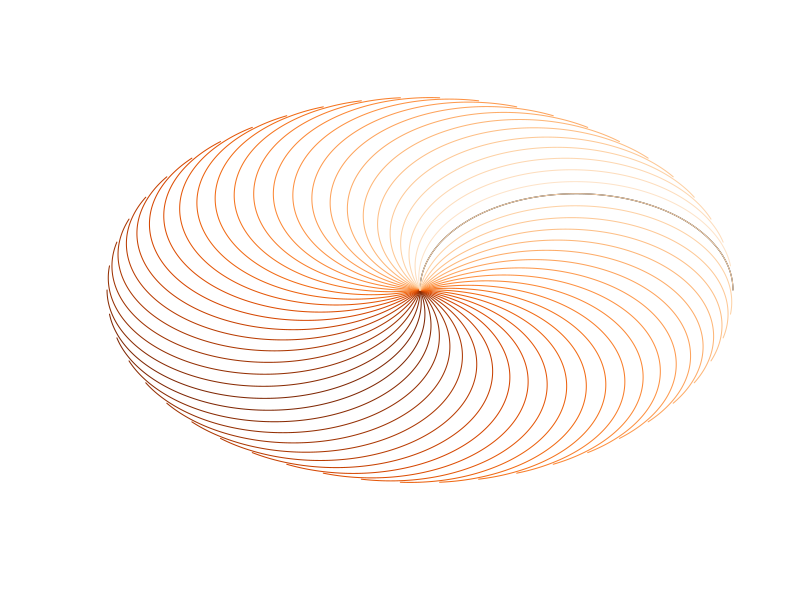
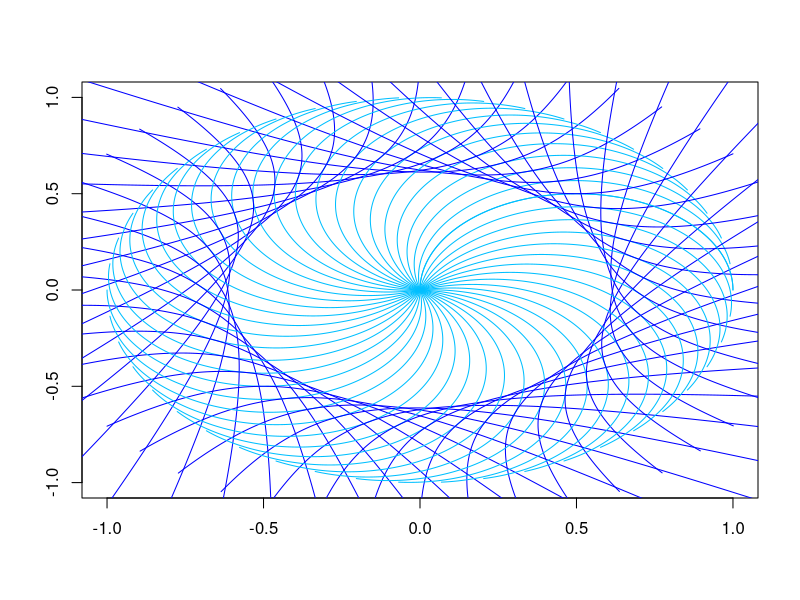
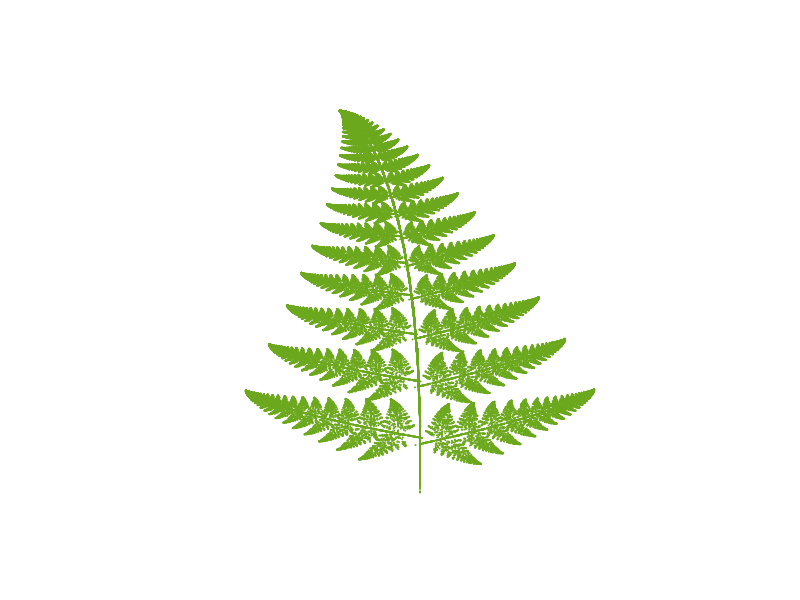
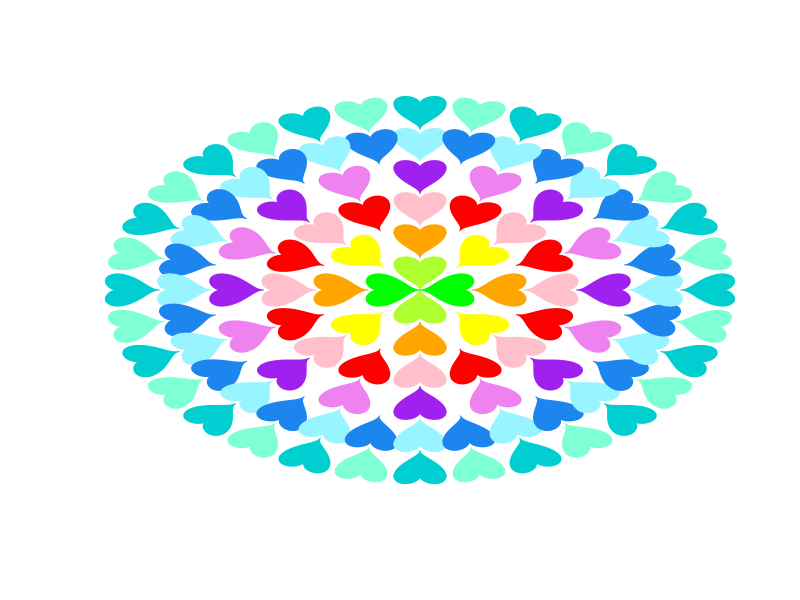
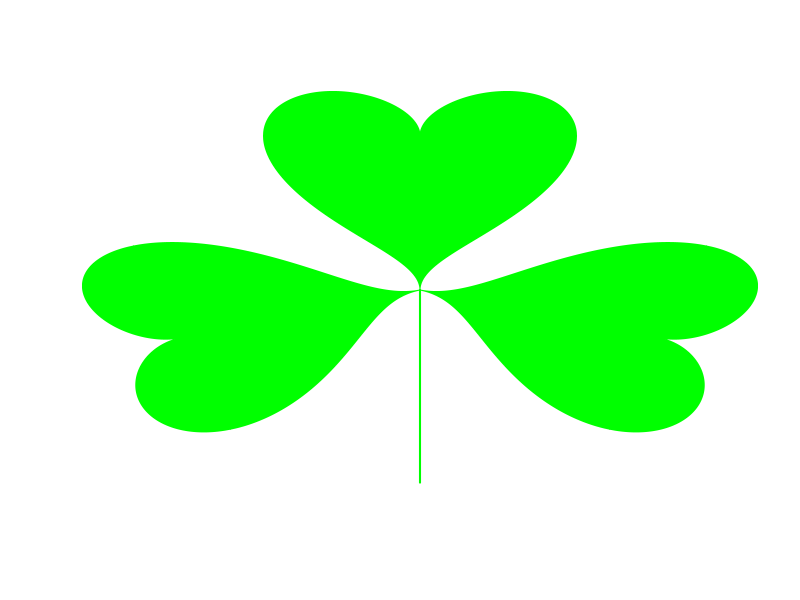
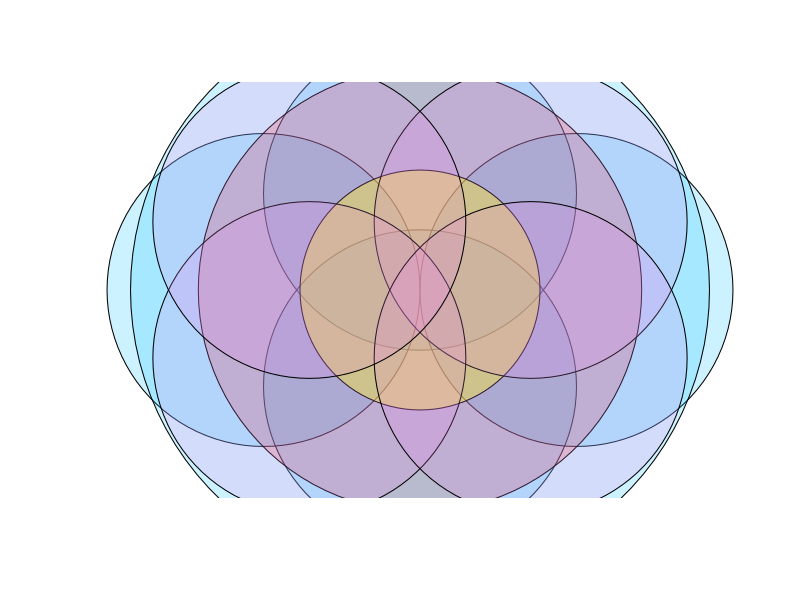
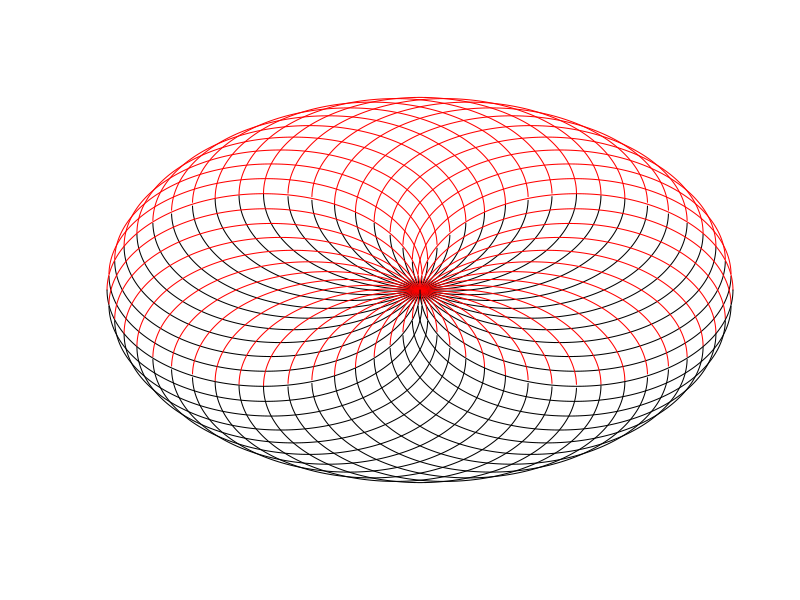
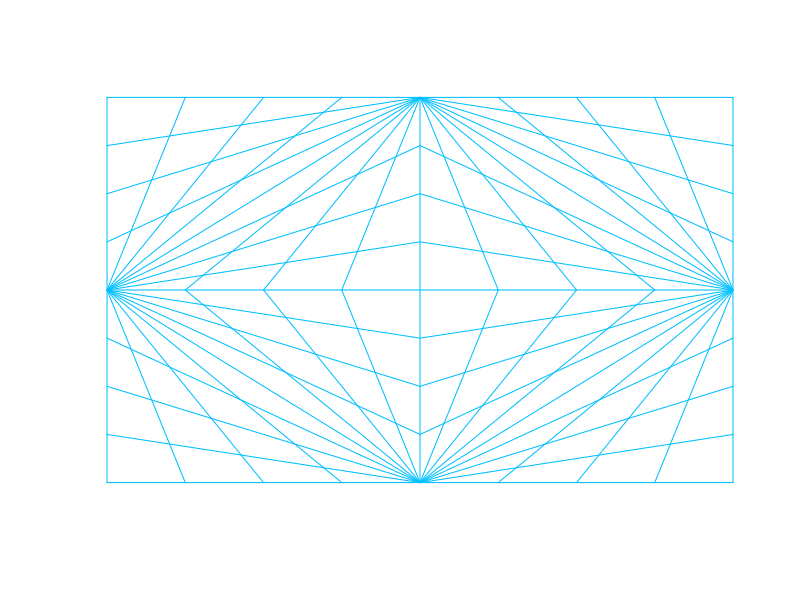

Recreate these plots in R, in order.
## ---- chunk 1
knitr::opts_chunk$set(echo = TRUE)
## ---- chunk 2
library(RColorBrewer)
k <- 50
h <- colorRampPalette(brewer.pal(9, "Oranges"))(k/2+5)
h2 <- c(h[5:length(h)], h[length(h):5])
plot(1, type="n", xlab="", ylab="", xlim=c(-1, 1), ylim=c(-1, 1), axes=F)
x <- seq(-1,1,by=0.0001)
y1 <- sqrt(0.5^2-(x-0.5)^2)+0
points(x, y1, type="l")
for(i in 1:50) {
  rad <- i * 1/25
  xn1 <- x * cos(rad * pi) - y1 * sin(rad * pi)
  yn1 <- x * sin(rad * pi) + y1 * cos(rad * pi)
  points(xn1, yn1, type="l", col=h2[i])
}
## ---- chunk 3
plot(1, type="n", xlab="", ylab="", xlim=c(-1, 1), ylim=c(-1, 1))
x <- seq(-1,1,by=0.0001)
y1 <- sqrt(0.5^2-(x-0.5)^2)+0
y2 <- sqrt(0.5^2+(x-0.5)^2)+0
points(x, y1, type="l", col="deepskyblue")
for(i in 1:46) {
  rad <- i * 1/23
  xn1 <- x * cos(rad * pi) - y1 * sin(rad * pi)
  xn2 <- x * cos(rad * pi) - y2 * sin(rad * pi)
  yn1 <- x * sin(rad * pi) + y1 * cos(rad * pi)
  yn2 <- x * sin(rad * pi) + y2 * cos(rad * pi)
  points(xn1, yn1, type="l", col="deepskyblue")
  points(xn2, yn2, type="l", col="blue")
}
## ---- chunk 4

# Barnsley's Fern

# Code from https://en.wikipedia.org/wiki/Barnsley_fern

# create function of the probability and the current point
fractal_fern2 <- function(x, p){
  if (p <= 0.02) {
    m <- matrix(c(0, 0, 0, 0.25), 2, 2)
    f <- c(0, -0.14)
  } else if (p <= 0.86) {
    m <- matrix(c(0.85, 0.02, -0.02, 0.83), 2, 2)
    f <- c(0, 1)
  } else if (p <= 0.93) {
    m <- matrix(c(0.09, -0.28, 0.3, 0.11), 2, 2)
    f <- c(0, 0.6)
  } else {
    m <- matrix(c(-0.09, -0.28, -0.3, 0.09), 2, 2)
    f <- c(0, 0.7)
  }
  m %*% x + f
}

# how many reps determines how detailed the fern will be
reps <- 100000

# create a vector with probability values, and a matrix to store coordinates
p <- runif(reps)

# initialise a point at the origin
coords <- c(0, 0)

# compute Fractal Coordinates
m <- Reduce(fractal_fern2, p, accumulate = T, init = coords)
m <- t(do.call(cbind, m))

# Create plot
plot(m, type = "p", cex = 0.1, col = "#6ca81d",
     xlim = c(-3, 3), ylim = c(0, 6), 
     xlab = NA, ylab = NA, axes = FALSE)
## ---- chunk 5
lim <- 12

# Draw a leaflet
oxalis <- function(x0, y0, rad, col) {
  x <- seq(-lim, lim, by = 0.001)
  y1 <- 4 / 5 * (sqrt(abs(x-x0)) + sqrt(1 - (x-x0) ^ 2)) + 0.8 + y0
  y2 <- 4 / 5 * (sqrt(abs(x-x0)) - sqrt(1 - (x-x0) ^ 2)) + 0.8 + y0
  xn1 <- x * cos(rad * pi) - y1 * sin(rad * pi)
  xn2 <- x * cos(rad * pi) - y2 * sin(rad * pi)
  yn1 <- x * sin(rad * pi) + y1 * cos(rad * pi)
  yn2 <- x * sin(rad * pi) + y2 * cos(rad * pi)
  polygon(c(xn1, xn2), c(yn1, yn2), col = col, border = col)
}

# Draw all the stuff
plot(1, type = "n", xlim = c(-lim, lim), ylim = c(-lim, lim), axes = F, ann = F
)

for(i in 1:4) {
  oxalis(0, 0, (i-1)/2, ifelse((-1)^i==1, "green", "greenyellow"))
}

for(i in 1:8) {
  oxalis(0, 2, (i-1)/4, ifelse((-1)^i==1, "yellow", "orange"))
}

for(i in 1:16) {
  oxalis(0, 4, (i-1)/8, ifelse((-1)^i==1, "red", "pink"))
}

for(i in 1:16) {
  oxalis(0, 6, (i-1)/8, ifelse((-1)^i==1, "violet", "purple"))
}

for(i in 1:32) {
  oxalis(0, 8, (i-1)/16, ifelse((-1)^i==1, "dodgerblue2", "cadetblue1"))
}

for(i in 1:32) {
  oxalis(0, 10, (i-1)/16, ifelse((-1)^i==1, "aquamarine1", "darkturquoise"))
}
## ---- chunk 6
x <- seq(-6, 6, by = 0.001)
y1 <- 4 / 5 * (sqrt(abs(x)) + sqrt(1 - x ^ 2)) + 0.8
y2 <- 4 / 5 * (sqrt(abs(x)) - sqrt(1 - x ^ 2)) + 0.8
plot(
  1,
  type = "n",
  xlim = c(-2, 2),
  ylim = c(-2, 2),
  axes = FALSE,
  ann = FALSE
)
polygon(c(x, x), c(y1, y2), col = "green", border = "green")

xn1 <- x * cos(3 / 5 * pi) - y1 * sin(3 / 5 * pi)
xn2 <- x * cos(3 / 5 * pi) - y2 * sin(3 / 5 * pi)
yn1 <- x * sin(3 / 5 * pi) + y1 * cos(3 / 5 * pi)
yn2 <- x * sin(3 / 5 * pi) + y2 * cos(3 / 5 * pi)
polygon(c(xn1, xn2), c(yn1, yn2), col = "green", border = "green")

xn1 <- x * cos(-3 / 5 * pi) - y1 * sin(-3 / 5 * pi)
xn2 <- x * cos(-3 / 5 * pi) - y2 * sin(-3 / 5 * pi)
yn1 <- x * sin(-3 / 5 * pi) + y1 * cos(-3 / 5 * pi)
yn2 <- x * sin(-3 / 5 * pi) + y2 * cos(-3 / 5 * pi)
polygon(c(xn1, xn2), c(yn1, yn2), col = "green", border = "green")

lines(
  x = c(0, 0),
  y = c(0, -2),
  col = "green",
  lwd = 2
)
## ---- chunk 7
library(plotrix)

a <- 3/sqrt(2)

mycol1 <- rgb(0, 191, 255, max = 255, alpha = 50, names = "deepskyblue")
mycol2 <- rgb(238, 130, 238, max = 255, alpha = 50, names = "violet")
mycol3 <- rgb(255, 255, 0, max = 255, alpha = 110, names = "yellow")
mycol4 <- rgb(255, 0, 0, max = 255, alpha = 50, names = "red")

plot(1, type="n", xlab="", ylab="", xlim=c(-6, 6), ylim=c(-6, 6), axes=F, ann=F)
draw.circle(x=0, y=3, radius=3, border="black", col=mycol1)
draw.circle(x=0, y=-3, radius=3, border="black", col=mycol1)
draw.circle(x=3, y=0, radius=3, border="black", col=mycol1)
draw.circle(x=-3, y=0, radius=3, border="black", col=mycol1)
draw.circle(x=0, y=0, radius=5.55, border="black", col=mycol1)
draw.circle(x=0, y=0, radius=4.25, border="black", col=mycol4)
draw.circle(x=0, y=0, radius=2.3, border="black", col=mycol3)
draw.circle(x=a, y=a, radius=3, border="black", col=mycol2)
draw.circle(x=-a, y=-a, radius=3, border="black", col=mycol2)
draw.circle(x=a, y=-a, radius=3, border="black", col=mycol2)
draw.circle(x=-a, y=a, radius=3, border="black", col=mycol2)
## ---- chunk 8
draw.circle <- function(x0=0, y0=0, r, border) {
  x <- seq(-1,1,by=0.0001)
  points(x, sqrt(r^2-(x-x0)^2)+y0, type="l", col=border)
  points(x, -sqrt(r^2-(x-x0)^2)+y0, type="l", col="black")
}

ymp <- function(n, b="black", x0=0, y0=0, radius=0.5) {
  plot(1, type="n", xlab="", ylab="", xlim=c(-1, 1), ylim=c(-1, 1), axes=F)
  for(i in 1:n) {
    draw.circle(x0=0.5*cos(i*(pi/(n/2))), y0=0.5*sin(i*(pi/(n/2))), r=radius, border=b)
  }
}

k <- 40
ymp(n=k, b="red")
## ---- chunk 9
par(col="deepskyblue")
plot(x=c(-1,1), y=c(0,0), type="l", ann=F, axes=F)
points(x=c(0,0), y=c(-1,1), type="l")

points(x=c(-1,0), y=c(0,1), type="l")
points(x=c(0,1), y=c(1,0), type="l")
points(x=c(0,1), y=c(-1,0), type="l")
points(x=c(-1,0), y=c(0,-1), type="l")

points(x=c(-1,-1), y=c(-1,1), type="l")
points(x=c(-1,1), y=c(1,1), type="l")
points(x=c(1,1), y=c(-1,1), type="l")
points(x=c(-1,1), y=c(-1,-1), type="l")

points(x=c(-1,-0.5), y=c(0,1), type="l")
points(x=c(0.5,1), y=c(1,0), type="l")
points(x=c(0.5,1), y=c(-1,0), type="l")
points(x=c(-1,-0.5), y=c(0,-1), type="l")

points(x=c(-1,-0.75), y=c(0,1), type="l")
points(x=c(0.75,1), y=c(1,0), type="l")
points(x=c(0.75,1), y=c(-1,0), type="l")
points(x=c(-1,-0.75), y=c(0,-1), type="l")

points(x=c(-1,-0.25), y=c(0,1), type="l")
points(x=c(0.25,1), y=c(1,0), type="l")
points(x=c(0.25,1), y=c(-1,0), type="l")
points(x=c(-1,-0.25), y=c(0,-1), type="l")

points(x=c(-0.5,0), y=c(0,1), type="l")
points(x=c(0,0.5), y=c(1,0), type="l")
points(x=c(0,0.5), y=c(-1,0), type="l")
points(x=c(-0.5,0), y=c(0,-1), type="l")

points(x=c(-0.75,0), y=c(0,1), type="l")
points(x=c(0,0.75), y=c(1,0), type="l")
points(x=c(0,0.75), y=c(-1,0), type="l")
points(x=c(-0.75,0), y=c(0,-1), type="l")

points(x=c(-0.25,0), y=c(0,1), type="l")
points(x=c(0,0.25), y=c(1,0), type="l")
points(x=c(0,0.25), y=c(-1,0), type="l")
points(x=c(-0.25,0), y=c(0,-1), type="l")

points(x=c(-1,0), y=c(0.5,1), type="l")
points(x=c(0,1), y=c(1,0.5), type="l")
points(x=c(0,1), y=c(-1,-0.5), type="l")
points(x=c(-1,0), y=c(-0.5,-1), type="l")

points(x=c(-1,0), y=c(0.75,1), type="l")
points(x=c(0,1), y=c(1,0.75), type="l")
points(x=c(0,1), y=c(-1,-0.75), type="l")
points(x=c(-1,0), y=c(-0.75,-1), type="l")

points(x=c(-1,0), y=c(0.25,1), type="l")
points(x=c(0,1), y=c(1,0.25), type="l")
points(x=c(0,1), y=c(-1,-0.25), type="l")
points(x=c(-1,0), y=c(-0.25,-1), type="l")

points(x=c(-1,0), y=c(0,0.5), type="l")
points(x=c(-1,0), y=c(0,0.25), type="l")
points(x=c(-1,0), y=c(0,0.75), type="l")

points(x=c(1,0), y=c(0,0.5), type="l")
points(x=c(1,0), y=c(0,0.25), type="l")
points(x=c(1,0), y=c(0,0.75), type="l")

points(x=c(-1,0), y=c(0,-0.5), type="l")
points(x=c(-1,0), y=c(0,-0.25), type="l")
points(x=c(-1,0), y=c(0,-0.75), type="l")

points(x=c(1,0), y=c(0,-0.5), type="l")
points(x=c(1,0), y=c(0,-0.25), type="l")
points(x=c(1,0), y=c(0,-0.75), type="l")
## ---- chunk 10
hyvaaYstavanpaivaa <- function(n) {
  
  require(RColorBrewer)
  
  if(n > 30 | n < 1) {
    cat("Anna 0 < n < 31")
  }
  
  else {
    
    h <- colorRampPalette(brewer.pal(9, "Reds"))(n)
    xmax <- sqrt(0.5 * n) + 0.5
    ymin <- -sqrt(0.5 * n) - 0.5
    ymax <- sqrt(0.5 * n) + 1
    
    plot(x=0, 
         y=0, 
         type="l", 
         lwd=1, 
         col="white", 
         xlim=c(-xmax, xmax), 
         ylim=c(ymin, ymax), 
         xlab="Me", 
         ylab="You", 
         main="Happy Valentine's Day!")
    
    for(i in 1:n) {
      
      x1 <- seq(0, xmax, by=0.0001)
      x <- c(0 - x1, x1)
      x <- unique(x)
      x <- x[order(x)]
      y1 <- sqrt(abs(x)) + sqrt(0.5 * i - x^2)
      y2 <- sqrt(abs(x)) - sqrt(0.5 * i - x^2)
      points(x, y1, type="l", lwd=1, col=h[i])
      points(x, y2, type="l", lwd=1, col=h[i])
      
    }
  }
}

hyvaaYstavanpaivaa(30)
## ---- chunk 11
rotx <- function(x, y, a=0) {
  zx <- x * cos(a) - y * sin(a)
  return(zx)
}

roty <- function(x, y, a=0) {
  zy <- x * sin(a) + y * cos(a)
  return(zy)
}


# Mittasuhteet
a <- 1                                   # katon sivu
b <- 1.355 * a                           # seina
h <- b + (1/sqrt(2)) * a                 # korkeus 
k <- h - b                               # katon korkeus
c <- sqrt(2) * a                         # pohja

# Kahden talon kappale
pala1 <- function(x, y, angle, color) {
  
  # Lahtokoordinaatit
  x2 <- x - 0.5 * c
  x4 <- x + 0.5 * c
  x9 <- x - c
  y2 <- y - k
  y3 <- y - h
  y6 <- y - 2* h
  y7 <- y - h - b
  px1 <- c(x, x2, x2, x4, x4)
  py1 <- c(y, y2, y3, y3, y2)
  px2 <- c(x2, x, x, x9, x9)
  py2 <- c(y6, y7, y3, y3, y7)
  
  # Kierretyt koordinaatit
  rx1 <- rotx(px1, py1, a=angle)
  ry1 <- roty(px1, py1, a=angle)
  rx2 <- rotx(px2, py2, a=angle)
  ry2 <- roty(px2, py2, a=angle)
  rx3 <- rotx(-px1, py1, a=angle)
  ry3 <- roty(-px1, py1, a=angle)
  rx4 <- rotx(-px2, py2, a=angle)
  ry4 <- roty(-px2, py2, a=angle)
  
  # Kaksi palaa ja peilikuvat
  polygon(rx1, ry1, col=color)
  polygon(rx2, ry2, col=color)
  polygon(rx3, ry3, col=color)
  polygon(rx4, ry4, col=color)
  
}

# Yhden talon kappale
pala2 <- function(x, y, angle, color) {
  
  # Lahtokoordinaatit
  x2 <- x - 0.5 * c
  x4 <- x + 0.5 * c
  y2 <- y - k
  y3 <- y - h
  px1 <- c(x, x2, x2, x4, x4)
  py1 <- c(y, y2, y3, y3, y2)
  
  # Kierretyt koordinaatit
  rx1 <- rotx(px1, py1, a=angle)
  ry1 <- roty(px1, py1, a=angle)
  rx2 <- rotx(-px1, py1, a=angle)
  ry2 <- roty(-px1, py1, a=angle)
  
  # Talo ja peilikuva
  polygon(rx1, ry1, col=color)
  polygon(rx2, ry2, col=color)
  
}  

tahti <- function(r, col) {
  
  # Riittavan pitka varivektori
  col1 <- rep(col, (r %/% length(col)) * length(col) + 1)
  
  # Tyhja kuva
  par(mar=c(0.5,0.5,0.5,0.5))
  plot(0, 0, pch=4, xlim=c(-(r+1)*h-r*b,(r+1)*h+r*b), ylim=c((-(r+1)*h-r*b),(r+1)*h+r*b),
       bty="n", axes=F, xlab=NA, ylab=NA, main=NA, sub=NA, asp=1)
  
  # Kulmat (45 asteen valein)
  ang <- c(0:3 * pi/2, seq(1, 7, by=2) * pi/4) 
  
  # Kerrosten 0 ja 1 x-koordinaattien alustus
  x0 <- c(0,-0.5*c,-0.5*c,0.5*c,0.5*c)
  x1 <- 0
  
  # Kerros 0
  for(j in 1:8) {
    col2 <- ifelse(j %in% 1:4, col1[1], col1[2])
    y0 <- if(j %in% 1:4) c(0,k,h,h,k) else c(0,k,h,h,k) + a
    polygon(x=rotx(x0, y0, ang[j]), y=roty(x0, y0, ang[j]), col=col2)
  }
  
  # Kerros 1
  for(j in 1:8) {
    col2 <- ifelse(j %in% 1:4, col1[2], col1[3])
    y1 <- ifelse(j %in% 1:4, 2 * h, 2 * h + a)
    pala2(x=x1, y=y1, angle=ang[j], color=col2)
  }
  
  # Kerrokset 2 - r
  if(r > 1) { 
    
    # Kerrosten lapikaynti
    for(i in 2:r) {
      
      # Kerroksen ylin karkikoordinaatti
      x <- 0
      y <- (i + 1) * h + (i - 1) * b
      
      # Parittomien kerrosten alin palikka
      if(i %% 2 != 0) {
        
        ux <- x - (i - 1) * 0.5 * c
        
        for(j in 1:8) {
          col3 <- ifelse(j %in% 1:4, col1[i+1], col1[i+2])
          uy <- if(j %in% 1:4) y - 0.5 * (i - 1) * (h + b) else y - 0.5 * (i - 1) * (h + b) + 1
          pala2(ux, uy, angle=ang[j], color=col3)
          
        }
      }
      
      # Loput palikat
      for(j in 1:(i %/% 2)) { 
        
        # Palikan ylimman karkipisteen x-koordinaatti
        px <- x - (j - 1) * c
        
        # Piirretaan sakara kerrallaan
        for(l in 1:8) { 
          col4 <- ifelse(l %in% 1:4, col1[i+1], col1[i+2])
          py <- if(l %in% 1:4) y - (j - 1) * (h + b) else y - (j - 1) * (h + b) + a
          pala1(px, py, angle=ang[l], color=col4)
          
        }
      }
    }    
  }
}

rainbow <- c("white","pink","red","orange","yellow","green","cyan","blue","violet")
tahti(18, rainbow)
## ---- chunk 12
# Kuvan alustus

# Tyhja matriisi
a <- matrix(NA, ncol=28, nrow=24)

# Matriisin tayttofunktio
pos <- function(color, row, col1, col2) {
  p <- c(NA,NA,NA)
  p[1] <- row
  p[2] <- col1
  p[3] <- col2
  a[p[1], c(p[2]:p[3],(29-p[2]):(29-p[3]))] <- color
  a
}

# Taytteet
color <- "yellow"
a <- pos(color,3,4,4)
a <- pos(color,4,4,5)
a <- pos(color,5,4,7)
a <- pos(color,6,4,8)
a <- pos(color,7,4,14)
a <- pos(color,8,4,14)
a <- pos(color,9,5,14)
a <- pos(color,10,6,14)
a <- pos(color,11,7,14)
a <- pos(color,12,7,14)
a <- pos(color,13,6,14)
a <- pos(color,14,6,14)
a <- pos(color,15,6,14)
a <- pos(color,16,6,14)
a <- pos(color,17,5,14)
a <- pos(color,18,5,14)
a <- pos(color,19,5,14)
a <- pos(color,20,6,14)
a <- pos(color,21,7,14)
a <- pos(color,22,9,14)
a <- pos(color,23,12,14)
color <- "black"
a <- pos(color,1,1,2)
a <- pos(color,2,1,4)
a <- pos(color,3,1,3)
a <- pos(color,3,5,5)
a <- pos(color,4,1,3)
a <- pos(color,4,6,7)
a <- pos(color,5,2,3)
a <- pos(color,5,8,8)
a <- pos(color,6,2,3)
a <- pos(color,6,9,10)
a <- pos(color,6,13,14)
a <- pos(color,7,3,3)
a <- pos(color,7,11,12)
a <- pos(color,8,3,3)
a <- pos(color,9,4,4)
a <- pos(color,10,5,5)
a <- pos(color,10,7,7)
a <- pos(color,11,6,6)
a <- pos(color,12,6,6)
a <- pos(color,13,5,5)
a <- pos(color,14,5,5)
a <- pos(color,15,5,5)
a <- pos(color,16,5,5)
a <- pos(color,17,4,4)
a <- pos(color,18,4,4)
a <- pos(color,19,4,4)
a <- pos(color,20,5,5)
a <- pos(color,21,6,6)
a <- pos(color,22,7,8)
a <- pos(color,23,9,11)
a <- pos(color,24,12,14)
a <- pos(color,13,9,10)
a <- pos(color,14,8,11)
a <- pos(color,15,8,11)
a <- pos(color,16,9,10)
a <- pos(color,16,14,14)
a <- pos(color,18,12,12)
a <- pos(color,18,14,14)
a <- pos(color,19,13,14)
a <- pos(color,20,13,14)
a <- pos(color,21,13,14)
a <- pos(color,22,14,14)
color <- "red"
a <- pos(color,17,7,8)
a <- pos(color,18,6,9)
a <- pos(color,19,6,9)
a <- pos(color,20,7,8)
a <- pos(color,20,14,14)
a <- pos(color,21,14,14)
color <- "white"
a <- pos(color,14,9,9)
a[is.na(a)] <- "white"

# Pikselifunktio
pixelate <- function(a) {
  
  plot(1,1,xlim=c(0,ncol(a)-2),ylim=c(-0.1,nrow(a)-1.9),pch="", xaxt="n", yaxt="n", xlab="", ylab="")
  
  for(c in 1:ncol(a)) {
    for(r in 1:nrow(a)) {
      cc <- ncol(a) - c
      rr <- nrow(a) - r
      polygon(x=c(cc-1,cc-1,cc,cc), y=c(rr-1,rr,rr,rr-1), col=a[r,c])
    }
  }
  
}

# Mita lie sielta tulee?
pixelate(a)
